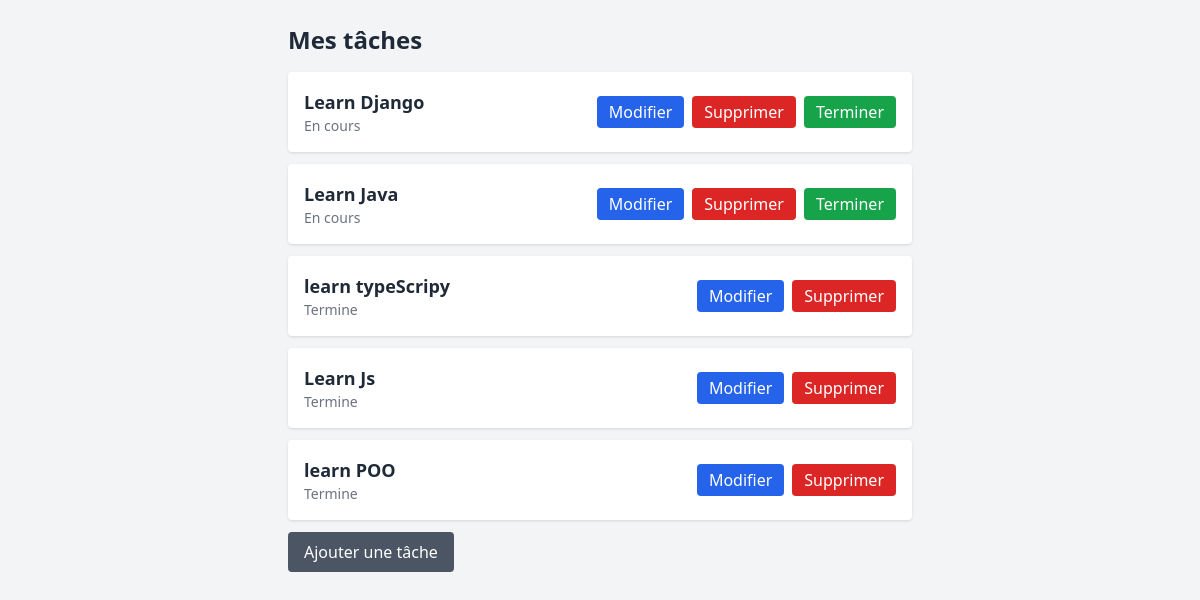
The app's page /, older data.
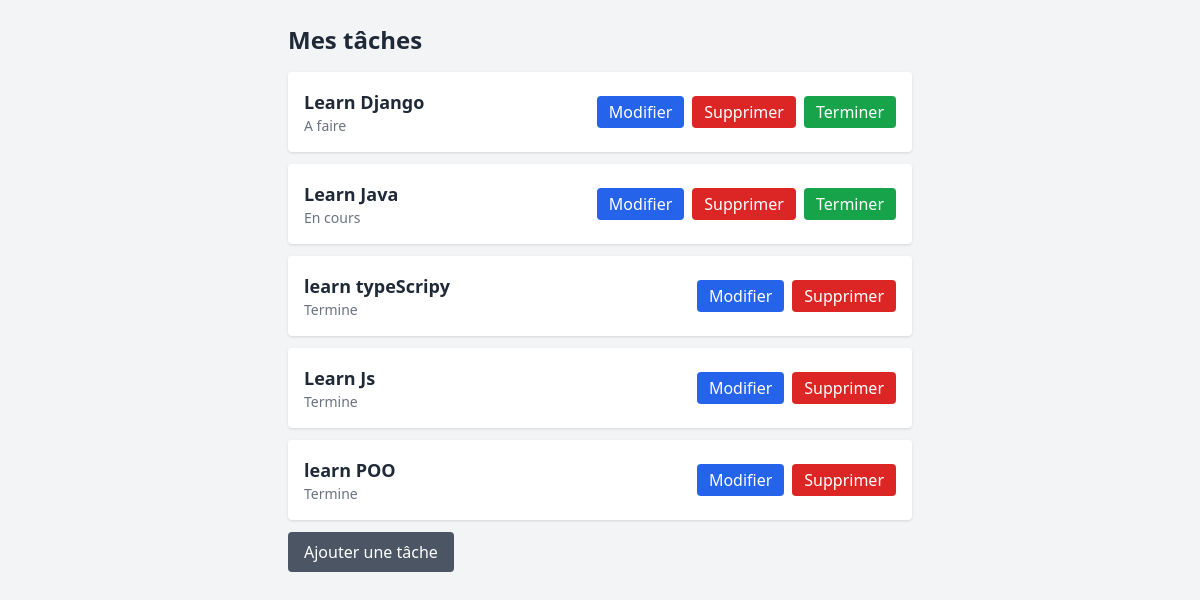
The same page, newer data.
### taches/models.py (models this page shows, shortened)
class Tache(models.Model):
    nom = models.CharField(max_length=100)
    date_creation = models.DateTimeField(auto_now_add=True)
    status = models.CharField(max_length=20, choices=[ ("à faire","A faire"), ("en cours", "En cours"),  ("termine", "Termine")], default="à faire")
    description = models.TextField(max_length = 100, blank=True)

### taches/views.py (the view)
# urls.py: path("", views.liste_taches, name = "liste_taches"),
def liste_taches(request):
    taches = Tache.objects.all()
    return render(request,'taches/liste.html',{"liste" : taches})

### taches/templates/taches/liste.html (shortened to what this page needs)
{% extends "taches/base.html" %}
{%block content%}
  <h1 class="text-2xl font-bold mb-4">Mes  tâches</h1>
        {% for tache in liste %}
            <div class="bg-white rounded shadow p-4 mb-3 flex justify-between items-center">
                <div>
                    <p class="text-lg font-bold"> {{tache.nom}} </p>
                    <p class="text-sm text-gray-500"> {{tache.get_status_display}} </p>
                </div>
            <div class="flex gap-2 items-center ">
                <a href="{%url 'taches:modifier_tache' tache.pk%} " class="text-white bg-blue-600 px-3 py-1 rounded ">Modifier</a>
                <a href="{%url 'taches:supprimer_tache' tache.pk%}" class="text-white bg-red-600 px-3 py-1 rounded  ">Supprimer </a>
                {% if tache.status != "termine" %}
                    <form action="{%url 'taches:terminer_tache' tache.pk%}" method="post">
                        <button type="submit" class=" bg-green-600 text-white px-3 py-1 rounded">Terminer</button>
                    </form>
                {% endif %}
            </div>
</div>
    {%empty%}
    <p>Il n'y a aucune tâche pour le moment</p>
    {%endfor%}
    <p> <a href="{%url 'taches:ajouter_tache'%}" class="inline-block bg-gray-600 text-white px-4 py-2 rounded hover:bg-blue-800">Ajouter une tâche</a> </p>
    {% endblock %}

Row changes from the older to the newer data that the page shows:
changed Tache "Learn Django": status "En cours" → "A faire"
